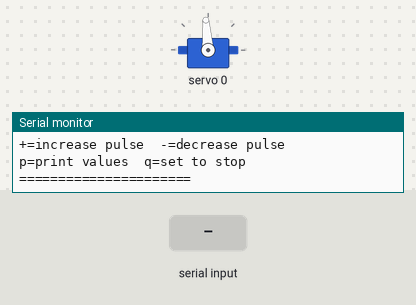
A sketch run on a simulated Arduino Uno, built with avr-gcc and run on an emulated ATmega328P. Parts: servo, the last lines printed to the serial monitor. Inputs (shaded band) come from the test bench.

Above: at 1.9 s.
2.0 s: "f\n" received over Serial
At 2.3 s:
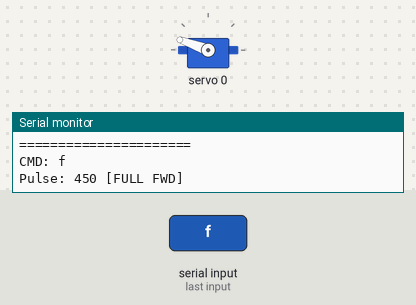
3.5 s: "r\n" received over Serial
At 4.7 s:
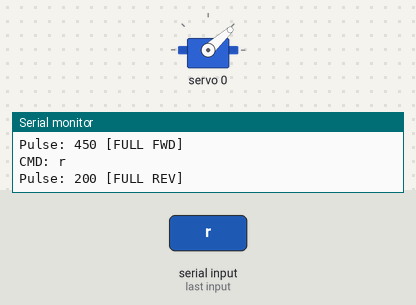
5.0 s: "-\n" received over Serial
At 5.8 s:
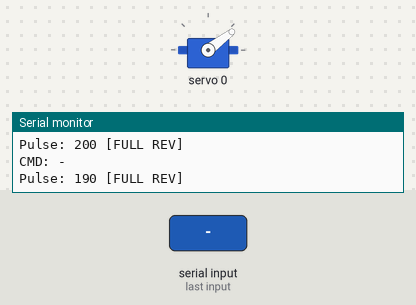
6.5 s: "+\n" received over Serial
At 7.0 s:
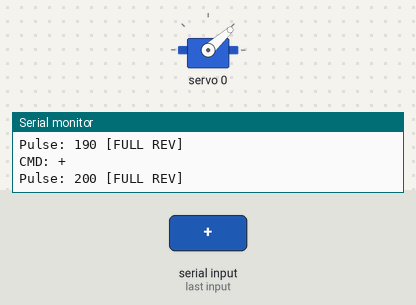
Timing chart, 0 to 9.0 s (numbered marks = the images above; inputs shaded):
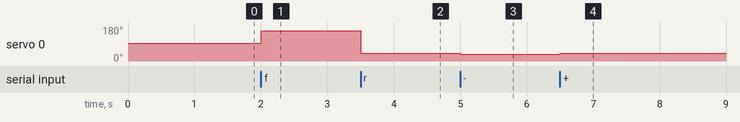

The sketch:

bonnet_test.ino
```cpp
#include <Wire.h>
#include <Adafruit_PWMServoDriver.h>

Adafruit_PWMServoDriver pwm = Adafruit_PWMServoDriver();

#define SERVO_CHANNEL 0
#define STOP    310   // lowered from 370 — tune with +/- until servo stops
#define FORWARD 450
#define REVERSE 200

int currentPulse = STOP;

void setup() {
  Serial.begin(9600);
  while (!Serial) delay(10);
  delay(500);

  Serial.println("======================");
  Serial.println("  Servo Control Boot  ");
  Serial.println("======================");

  Wire.begin();
  Wire.beginTransmission(0x40);
  byte err = Wire.endTransmission();
  if (err == 0) {
    Serial.println("PCA9685 found at 0x40 OK");
  } else {
    Serial.print("ERROR: PCA9685 not found, halting. Code: ");
    Serial.println(err);
    while (true) delay(1000);
  }

  pwm.begin();
  pwm.setPWMFreq(50);
  delay(100);

  // Set stop BEFORE servo powers up to prevent boot movement
  pwm.setPWM(SERVO_CHANNEL, 0, STOP);
  currentPulse = STOP;

  Serial.print("Boot pulse set to STOP=");
  Serial.println(STOP);
  Serial.println("If servo still moves on boot, use - to lower STOP value");
  Serial.println();
  Serial.println("f=forward  r=reverse  s=stop");
  Serial.println("+=increase pulse  -=decrease pulse");
  Serial.println("p=print values  q=set to stop");
  Serial.println("======================");
}

void setPulse(int pulse) {
  currentPulse = constrain(pulse, 100, 600);
  pwm.setPWM(SERVO_CHANNEL, 0, currentPulse);
  Serial.print("Pulse: ");
  Serial.print(currentPulse);
  if (currentPulse == STOP)    Serial.print(" [STOP]");
  if (currentPulse >= FORWARD) Serial.print(" [FULL FWD]");
  if (currentPulse <= REVERSE) Serial.print(" [FULL REV]");
  Serial.println();
}

void loop() {
  if (!Serial.available()) return;

  String input = Serial.readStringUntil('\n');
  input.trim();
  if (input.length() == 0) return;

  char cmd = input.charAt(0);
  Serial.print("CMD: "); Serial.println(cmd);

  switch (cmd) {
    case 'f': setPulse(FORWARD);           break;
    case 'r': setPulse(REVERSE);           break;
    case 's': setPulse(STOP);              break;
    case 'q': setPulse(STOP);              break;
    case '+': setPulse(currentPulse + 10); break;
    case '-': setPulse(currentPulse - 10); break;
    case 'p':
      Serial.print("Current="); Serial.print(currentPulse);
      Serial.print("  STOP="); Serial.print(STOP);
      Serial.print("  FWD="); Serial.print(FORWARD);
      Serial.print("  REV="); Serial.println(REVERSE);
      break;
    default:
      Serial.println("Unknown. Use f/r/s/+/-/p");
  }
}
```

Measured:
- after the input at 2.0 s, servo 0: 94° → 160° at once
- after the input at 3.5 s, servo 0: 160° → 42° at once
- after the input at 5.0 s, servo 0: 42° → 37° at once
- after the input at 6.5 s, servo 0: 37° → 42° at once
